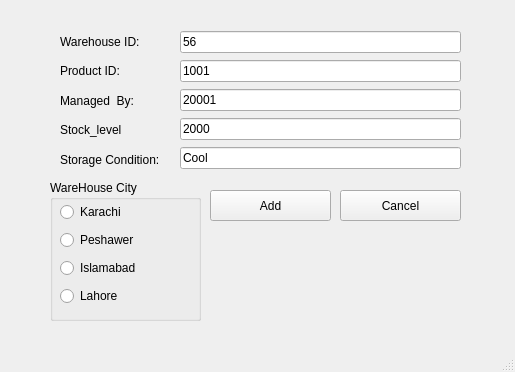
<?xml version="1.0" encoding="UTF-8"?>
<ui version="4.0">
 <class>MainWindow</class>
 <widget class="QMainWindow" name="MainWindow">
  <property name="geometry">
   <rect>
    <x>0</x>
    <y>0</y>
    <width>515</width>
    <height>372</height>
   </rect>
  </property>
  <property name="windowTitle">
   <string>MainWindow</string>
  </property>
  <widget class="QWidget" name="centralwidget">
   <widget class="QWidget" name="layoutWidget">
    <property name="geometry">
     <rect>
      <x>180</x>
      <y>30</y>
      <width>281</width>
      <height>141</height>
     </rect>
    </property>
    <layout class="QVBoxLayout" name="verticalLayout">
     <item>
      <widget class="QLineEdit" name="titleLineedit">
       <property name="text">
        <string>56</string>
       </property>
      </widget>
     </item>
     <item>
      <widget class="QLineEdit" name="lineEdit">
       <property name="text">
        <string>1001</string>
       </property>
      </widget>
     </item>
     <item>
      <widget class="QLineEdit" name="categoryLine">
       <property name="text">
        <string>20001</string>
       </property>
      </widget>
     </item>
     <item>
      <widget class="QLineEdit" name="lineEdit_3">
       <property name="text">
        <string>2000</string>
       </property>
      </widget>
     </item>
     <item>
      <widget class="QLineEdit" name="lineEdit_2">
       <property name="text">
        <string>Cool</string>
       </property>
      </widget>
     </item>
    </layout>
   </widget>
   <widget class="QWidget" name="layoutWidget">
    <property name="geometry">
     <rect>
      <x>60</x>
      <y>30</y>
      <width>109</width>
      <height>141</height>
     </rect>
    </property>
    <layout class="QVBoxLayout" name="verticalLayout_2">
     <item>
      <widget class="QLabel" name="label">
       <property name="text">
        <string>Warehouse ID:</string>
       </property>
      </widget>
     </item>
     <item>
      <widget class="QLabel" name="label_2">
       <property name="text">
        <string>Product ID:</string>
       </property>
      </widget>
     </item>
     <item>
      <widget class="QLabel" name="label_3">
       <property name="text">
        <string>Managed  By:</string>
       </property>
      </widget>
     </item>
     <item>
      <widget class="QLabel" name="label_5">
       <property name="text">
        <string>Stock_level</string>
       </property>
      </widget>
     </item>
     <item>
      <widget class="QLabel" name="label_4">
       <property name="text">
        <string>Storage Condition:</string>
       </property>
      </widget>
     </item>
    </layout>
   </widget>
   <widget class="QPushButton" name="viewButton_4">
    <property name="geometry">
     <rect>
      <x>210</x>
      <y>190</y>
      <width>121</width>
      <height>31</height>
     </rect>
    </property>
    <property name="text">
     <string>Add</string>
    </property>
   </widget>
   <widget class="QPushButton" name="viewButton_5">
    <property name="geometry">
     <rect>
      <x>340</x>
      <y>190</y>
      <width>121</width>
      <height>31</height>
     </rect>
    </property>
    <property name="text">
     <string>Cancel</string>
    </property>
   </widget>
   <widget class="QGroupBox" name="type">
    <property name="geometry">
     <rect>
      <x>50</x>
      <y>180</y>
      <width>151</width>
      <height>141</height>
     </rect>
    </property>
    <property name="title">
     <string>WareHouse City</string>
    </property>
    <widget class="QWidget" name="layoutWidget_2">
     <property name="geometry">
      <rect>
       <x>10</x>
       <y>20</y>
       <width>121</width>
       <height>111</height>
      </rect>
     </property>
     <layout class="QVBoxLayout" name="verticalLayout_3">
      <item>
       <widget class="QRadioButton" name="rdb1">
        <property name="text">
         <string>Karachi</string>
        </property>
       </widget>
      </item>
      <item>
       <widget class="QRadioButton" name="rdb2">
        <property name="text">
         <string>Peshawer</string>
        </property>
       </widget>
      </item>
      <item>
       <widget class="QRadioButton" name="rdb3">
        <property name="text">
         <string>Islamabad</string>
        </property>
       </widget>
      </item>
      <item>
       <widget class="QRadioButton" name="rdb3_2">
        <property name="text">
         <string>Lahore</string>
        </property>
       </widget>
      </item>
     </layout>
    </widget>
   </widget>
  </widget>
  <widget class="QMenuBar" name="menubar">
   <property name="geometry">
    <rect>
     <x>0</x>
     <y>0</y>
     <width>515</width>
     <height>26</height>
    </rect>
   </property>
  </widget>
  <widget class="QStatusBar" name="statusbar"/>
 </widget>
 <resources/>
 <connections/>
</ui>
